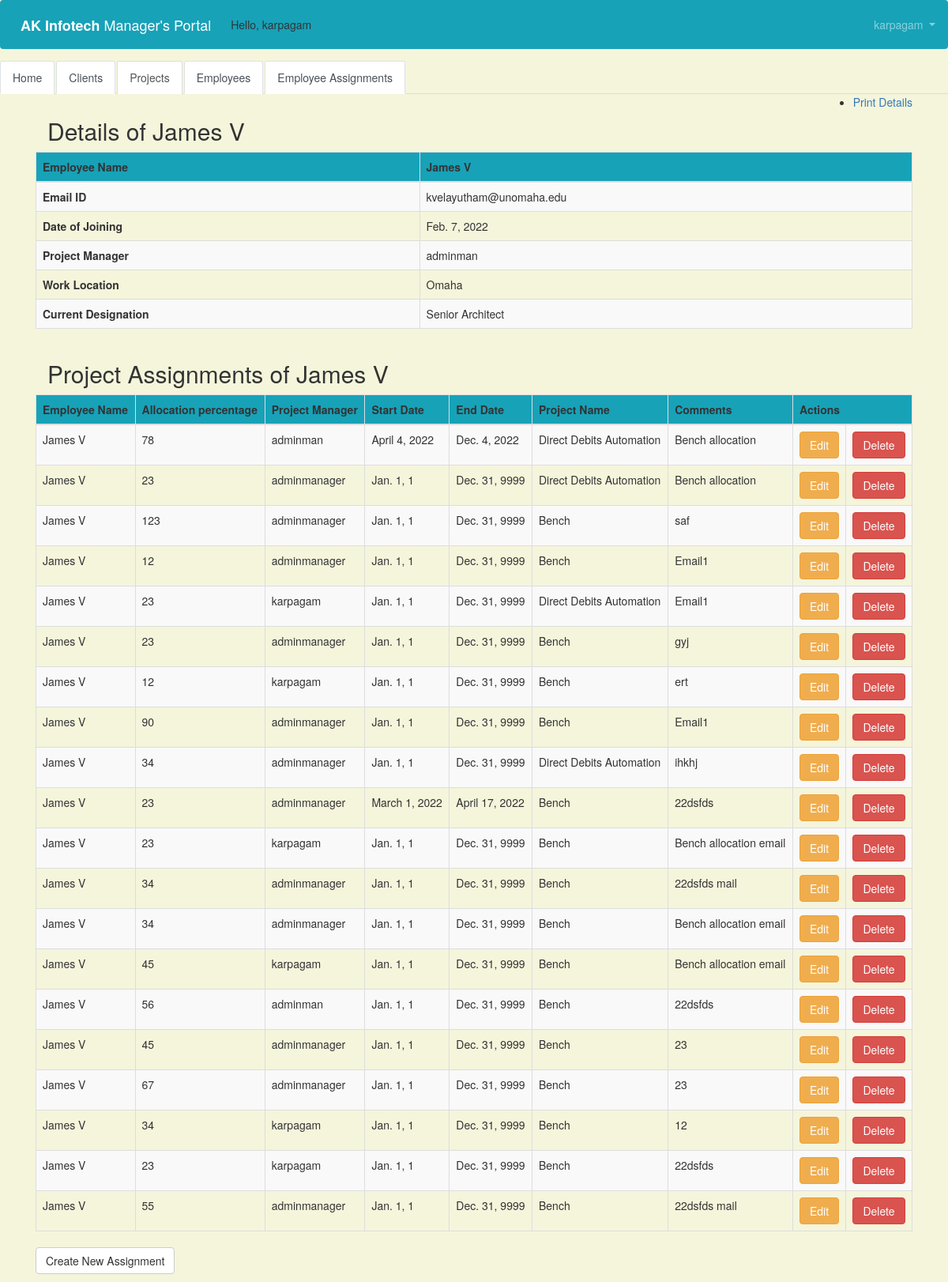
Page /manager/employee/4/employee_assignment/ (signed in) on the earlier database version.
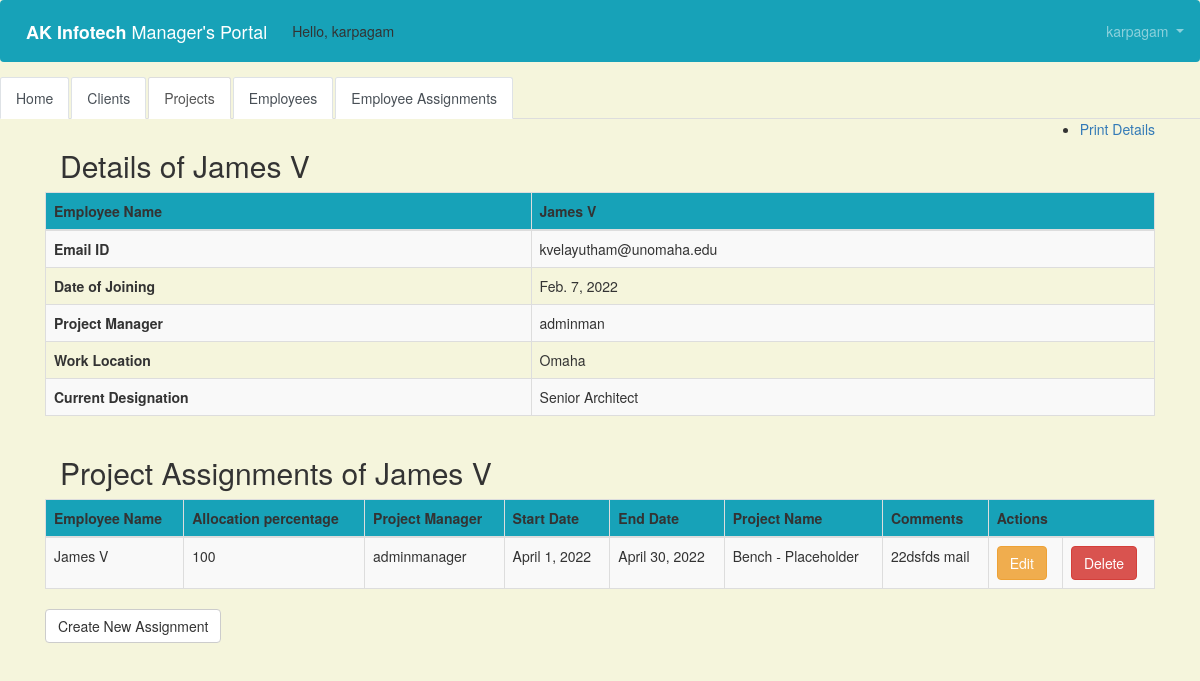
Same page on the later database version.
### assignment/models.py (models this page shows, shortened)
class Assignment(models.Model):
    employee_name = models.ForeignKey(Employee, related_name='name', blank=False, null=False, default=' ',
                                      on_delete=models.CASCADE)
    allocation_percentage = models.IntegerField(blank=False, null=False, default=' ')
    Project_manager = models.ForeignKey(get_user_model(), on_delete=models.CASCADE)
    start_date = models.DateField(default=' ')
    end_date = models.DateField(default=' ')
    email = models.EmailField(max_length=100, default='example@gmail.com')
    project_name = models.ForeignKey(Project, related_name='client', max_length=50, blank=False,
                                     null=False, default=' ',
                                     on_delete=models.CASCADE)
    comments = models.CharField(max_length=50, blank=False, null=False, default=' ')

### manager/models.py (models this page shows, shortened)
class Employee(models.Model):
    employee_name = models.CharField(max_length=50, blank=False, null=False, default=' ')
    first_name = models.CharField(max_length=50, blank=False, null=False, default=' ')
    last_name = models.CharField(max_length=50, blank=False, null=False, default=' ')
    Email = models.EmailField(max_length=100, default=' ')
    DOJ = models.DateField(null=True, blank=True)
    Project_manager = models.ForeignKey(users.models.CustomUser, related_name='manager', null=True,
                                        on_delete=models.DO_NOTHING)
    Location = models.CharField(max_length=50, blank=False, null=False, default=' ')
    Designation = models.CharField(max_length=50, blank=False, null=False, default=' ')
    def __str__(self):
        return self.employee_name

class Project(models.Model):
    project_name = models.CharField(max_length=50, blank=False, null=False, default=' ')
    project_description = models.CharField(max_length=50, blank=False, null=False, default=' ')
    start_date = models.DateField(null=True, blank=True)
    end_date = models.DateField(null=True, blank=True)
    client_name = models.ForeignKey(Client, related_name='client', max_length=50, blank=False, null=False, default=' ',
                                    on_delete=models.CASCADE)
    SOW_no = models.CharField(max_length=50, blank=False, null=False, default=' ')
    total_headcount = models.IntegerField(blank=False, null=False, default=' ')
    manager = models.ForeignKey(get_user_model(), on_delete=models.CASCADE)
    def __str__(self):
        return self.project_name

### users/models.py (models this page shows)
class CustomUser(AbstractUser):
    department = models.CharField(max_length=50, default=' ', null=True, blank=True)
    cell_phone = models.CharField(max_length=50, default='(402)000-0000')
    date_of_joining = models.DateField(null=True, blank=True)
    employee_ID = models.CharField(max_length=50, default=' ', null=True, blank=True)
    office_location = models.CharField(max_length=50, default=' ', null=True, blank=True)
    designation = models.CharField(max_length=50, default=' ', null=True, blank=True)

### manager/views.py (the view)
# urls.py: path('employee/<int:pk>/employee_assignment/', views.employee_assignment, name='employee_assignment'),
@login_required
def employee_assignment(request, pk):
    employee = get_object_or_404(Employee, pk=pk)
    assignment = Assignment.objects.filter(employee_name=pk)
    return render(request, 'employee_assignment.html',
                  {'assignments': assignment, 'employee': employee})

### templates/employee_assignment.html (shortened to what this page needs)
{% extends 'base.html' %}
{% block content %}
 <html>
    <head>
        <link rel="stylesheet" href="https://maxcdn.bootstrapcdn.com/bootstrap/3.3.4/css/bootstrap.min.css">
    </head>
    <body>
    <ul class="object-tools">
        <li style = "float: right;">
            <a href="#" onclick="window.print();">Print Details     </a>
            <br>
        </li>
    </ul>
    <div class="container">
        <p>
        <h2> Details of {{ employee.employee_name }}</h2>
        </p>
    </div>
    <div>
        <table class="table table-striped table-bordered table-hover">
        <thead>
            <tr class="bg-info">
                <th>Employee Name </th>
                <th> {{ employee.employee_name }} </th>
            </tr>
        </thead>
          <tbody>     <tr> <td><b> Email ID </b> </td>
                                <td>{{ employee.Email }}</td></tr>
            <tr><td><b> Date of Joining </b></td> <td>{{ employee.DOJ }}</td></tr>
            <tr><td> <b> Project Manager </b> </td>  <td>{{ employee.Project_manager }}</td></tr>
          <tr><td> <b> Work Location </b> </td>   <td>{{ employee.Location }}</td></tr>
          <tr><td> <b> Current Designation </b> </td>  <td>{{ employee.Designation }}</td></tr>
            </tbody>
        </table>
     <div class="container">
        <p>
        <h2> Project Assignments of {{ employee.employee_name }}</h2>
        </p>
    </div>
        <table class="table table-striped table-bordered table-hover">
            <thead>
            <tr class="bg-info">
                <th>Employee Name</th>
                <th>Allocation percentage</th>
                <th>Project Manager</th>
                <th>Start Date</th>
                <th>End Date</th>
                <th>Project Name</th>
                <th>Comments</th>
                <th colspan="3">Actions</th>
            </tr>
            </thead>
            <tbody>
            {% for assignment in assignments %}
                <tr>
                    <td>{{ assignment.employee_name }}</td>
                    <td>{{ assignment.allocation_percentage }}</td>
                    <td>{{ assignment.Project_manager }}</td>
                    <td>{{ assignment.start_date }}</td>
                    <td>{{ assignment.end_date }}</td>
                    <td>{{ assignment.project_name }}</td>
                    <td>{{ assignment.comments }}</td>
                    <td><a href="{% url 'assignment_edit' pk=assignment.pk %}" class="btn btn-warning">Edit</a>
                    <td><a href="{% url 'assignment_delete' pk=assignment.pk %}"
                        onclick="return confirm('Are you sure you want to delete?')"
                        class="btn btn-danger">Delete</a>
                    </td>
                </tr>
            {% endfor %}
            </tbody>
        </table>
 <p>
    <a href="{% url 'assignment_new' %}" class="btn btn-default">Create New Assignment</a>
    </p>
    </div>
        </body>
    </html>
{% endblock content %}

Differences in the rows shown:
removed Assignment: employee_name "James V", allocation_percentage "78", Project_manager "adminman", start_date "April 4, 2022", end_date "Dec. 4, 2022", project_name "Direct Debits Automation", comments "Bench allocation"
removed Assignment: employee_name "James V", allocation_percentage "23", Project_manager "adminmanager", start_date "Jan. 1, 1", end_date "Dec. 31, 9999", project_name "Direct Debits Automation", comments "Bench allocation"
removed Assignment: employee_name "James V", allocation_percentage "123", Project_manager "adminmanager", start_date "Jan. 1, 1", end_date "Dec. 31, 9999", project_name "Bench", comments "saf"
removed Assignment: employee_name "James V", allocation_percentage "12", Project_manager "adminmanager", start_date "Jan. 1, 1", end_date "Dec. 31, 9999", project_name "Bench", comments "Email1"
removed Assignment: employee_name "James V", allocation_percentage "23", Project_manager "karpagam", start_date "Jan. 1, 1", end_date "Dec. 31, 9999", project_name "Direct Debits Automation", comments "Email1"
removed Assignment: employee_name "James V", allocation_percentage "23", Project_manager "adminmanager", start_date "Jan. 1, 1", end_date "Dec. 31, 9999", project_name "Bench", comments "gyj"
removed Assignment: employee_name "James V", allocation_percentage "12", Project_manager "karpagam", start_date "Jan. 1, 1", end_date "Dec. 31, 9999", project_name "Bench", comments "ert"
removed Assignment: employee_name "James V", allocation_percentage "90", Project_manager "adminmanager", start_date "Jan. 1, 1", end_date "Dec. 31, 9999", project_name "Bench", comments "Email1"
removed Assignment: employee_name "James V", allocation_percentage "34", Project_manager "adminmanager", start_date "Jan. 1, 1", end_date "Dec. 31, 9999", project_name "Direct Debits Automation", comments "ihkhj"
removed Assignment: employee_name "James V", allocation_percentage "23", Project_manager "adminmanager", start_date "March 1, 2022", end_date "April 17, 2022", project_name "Bench", comments "22dsfds"
removed Assignment: employee_name "James V", allocation_percentage "23", Project_manager "karpagam", start_date "Jan. 1, 1", end_date "Dec. 31, 9999", project_name "Bench", comments "Bench allocation email"
removed Assignment: employee_name "James V", allocation_percentage "34", Project_manager "adminmanager", start_date "Jan. 1, 1", end_date "Dec. 31, 9999", project_name "Bench", comments "22dsfds mail"
removed Assignment: employee_name "James V", allocation_percentage "34", Project_manager "adminmanager", start_date "Jan. 1, 1", end_date "Dec. 31, 9999", project_name "Bench", comments "Bench allocation email"
removed Assignment: employee_name "James V", allocation_percentage "45", Project_manager "karpagam", start_date "Jan. 1, 1", end_date "Dec. 31, 9999", project_name "Bench", comments "Bench allocation email"
removed Assignment: employee_name "James V", allocation_percentage "56", Project_manager "adminman", start_date "Jan. 1, 1", end_date "Dec. 31, 9999", project_name "Bench", comments "22dsfds"
removed Assignment: employee_name "James V", allocation_percentage "45", Project_manager "adminmanager", start_date "Jan. 1, 1", end_date "Dec. 31, 9999", project_name "Bench", comments "23"
removed Assignment: employee_name "James V", allocation_percentage "67", Project_manager "adminmanager", start_date "Jan. 1, 1", end_date "Dec. 31, 9999", project_name "Bench", comments "23"
removed Assignment: employee_name "James V", allocation_percentage "34", Project_manager "karpagam", start_date "Jan. 1, 1", end_date "Dec. 31, 9999", project_name "Bench", comments "12"
removed Assignment: employee_name "James V", allocation_percentage "23", Project_manager "karpagam", start_date "Jan. 1, 1", end_date "Dec. 31, 9999", project_name "Bench", comments "22dsfds"
removed Assignment: employee_name "James V", allocation_percentage "55", Project_manager "adminmanager", start_date "Jan. 1, 1", end_date "Dec. 31, 9999", project_name "Bench", comments "22dsfds mail"
now on this page (row edited): Assignment: employee_name "James V", allocation_percentage "100", Project_manager "adminmanager", start_date "April 1, 2022", end_date "April 30, 2022", project_name "Bench - Placeholder", comments "22dsfds mail"
